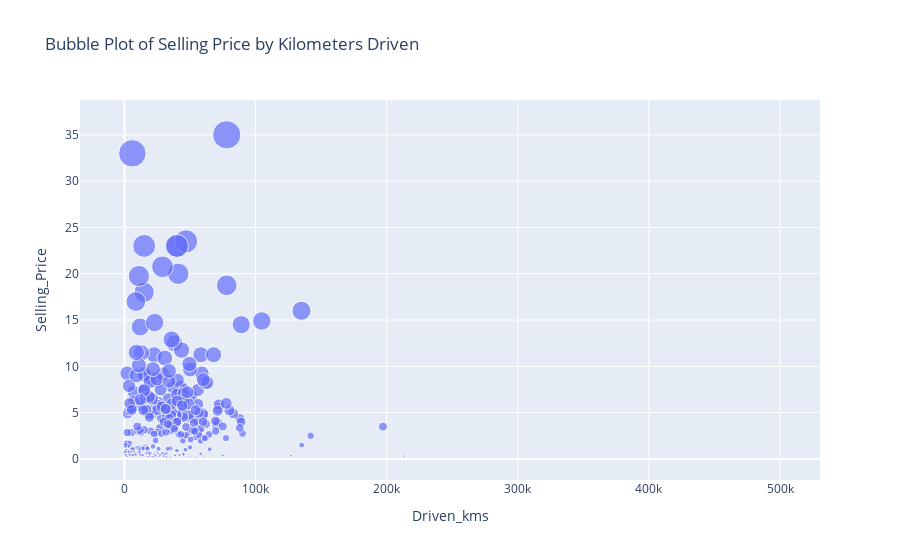

The cell this chart's notebook holds for it:
### Code cell
fig1 = px.scatter(cars, x='Driven_kms', y='Selling_Price', size='Selling_Price', color=None, 
                 title='Bubble Plot of Selling Price by Kilometers Driven')
fig1.show()

### Figure 1 — Plotly figure (JSON) as saved in the notebook; plotly's stock layout.template omitted (floating-point values rounded to 4 significant figures; data arrays with more than 128 entries replaced by an {"elided": "..."} marker saying what was removed)
{"data": [{"hovertemplate": "Driven_kms=%{x}<br>Selling_Price=%{marker.size}<extra></extra>", "legendgroup": "", "marker": {"color": "#636efa", "size": {"elided": "301 float values"}, "sizemode": "area", "sizeref": 0.0875, "symbol": "circle"}, "mode": "markers", "name": "", "orientation": "v", "showlegend": false, "type": "scatter", "x": {"elided": "301 int values"}, "xaxis": "x", "y": {"elided": "301 float values"}, "yaxis": "y"}], "layout": {"legend": {"itemsizing": "constant", "tracegroupgap": 0}, "title": {"text": "Bubble Plot of Selling Price by Kilometers Driven"}, "xaxis": {"anchor": "y", "domain": [0, 1], "title": {"text": "Driven_kms"}}, "yaxis": {"anchor": "x", "domain": [0, 1], "title": {"text": "Selling_Price"}}}}
